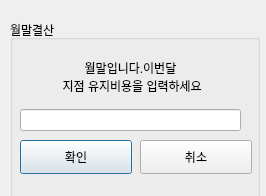
<?xml version="1.0" encoding="UTF-8"?>
<ui version="4.0">
 <class>Dialog</class>
 <widget class="QDialog" name="Dialog">
  <property name="geometry">
   <rect>
    <x>0</x>
    <y>0</y>
    <width>266</width>
    <height>196</height>
   </rect>
  </property>
  <property name="windowTitle">
   <string>Dialog</string>
  </property>
  <widget class="QGroupBox" name="groupBox_3">
   <property name="geometry">
    <rect>
     <x>10</x>
     <y>20</y>
     <width>250</width>
     <height>180</height>
    </rect>
   </property>
   <property name="title">
    <string>월말결산</string>
   </property>
   <property name="flat">
    <bool>true</bool>
   </property>
   <widget class="QPushButton" name="pushButton_20">
    <property name="geometry">
     <rect>
      <x>10</x>
      <y>120</y>
      <width>112</width>
      <height>34</height>
     </rect>
    </property>
    <property name="text">
     <string>확인</string>
    </property>
   </widget>
   <widget class="QWidget" name="verticalLayoutWidget">
    <property name="geometry">
     <rect>
      <x>10</x>
      <y>40</y>
      <width>221</width>
      <height>71</height>
     </rect>
    </property>
    <layout class="QVBoxLayout" name="verticalLayout">
     <property name="spacing">
      <number>15</number>
     </property>
     <item>
      <widget class="QLabel" name="label">
       <property name="sizePolicy">
        <sizepolicy hsizetype="Preferred" vsizetype="Fixed">
         <horstretch>0</horstretch>
         <verstretch>0</verstretch>
        </sizepolicy>
       </property>
       <property name="text">
        <string>월말입니다.이번달
 지점 유지비용을 입력하세요</string>
       </property>
       <property name="alignment">
        <set>Qt::AlignCenter</set>
       </property>
      </widget>
     </item>
     <item>
      <widget class="QLineEdit" name="lineEdit">
       <property name="sizePolicy">
        <sizepolicy hsizetype="Expanding" vsizetype="Preferred">
         <horstretch>0</horstretch>
         <verstretch>0</verstretch>
        </sizepolicy>
       </property>
      </widget>
     </item>
    </layout>
   </widget>
   <widget class="QPushButton" name="pushButton_21">
    <property name="geometry">
     <rect>
      <x>130</x>
      <y>120</y>
      <width>112</width>
      <height>34</height>
     </rect>
    </property>
    <property name="text">
     <string>취소</string>
    </property>
   </widget>
  </widget>
 </widget>
 <resources/>
 <connections/>
</ui>
